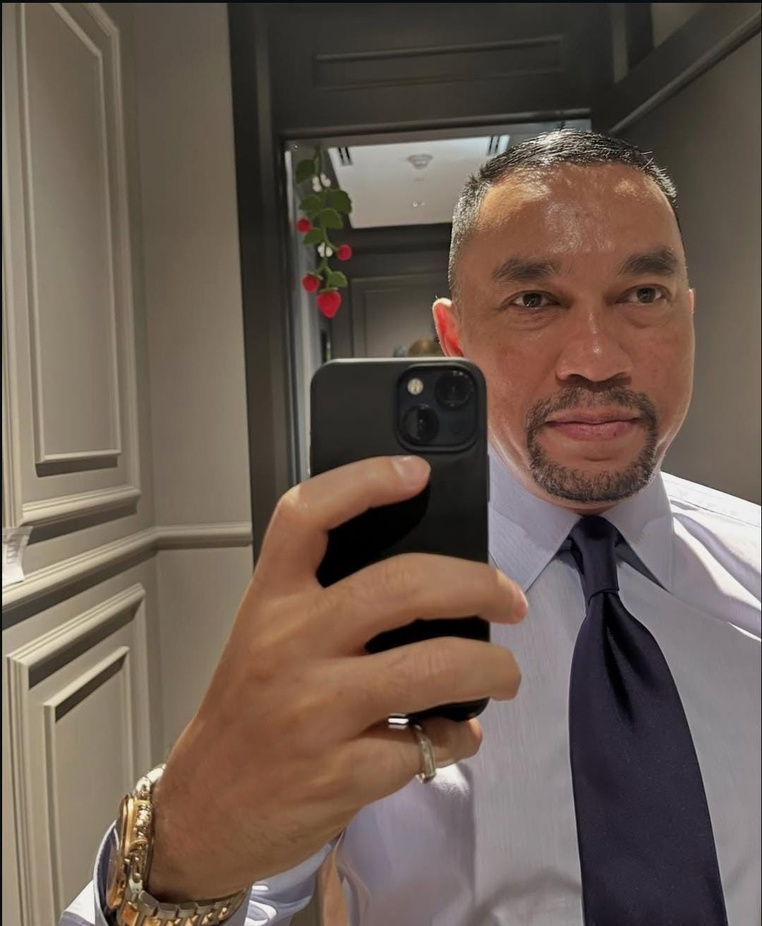
#> input picture roni.jpeg, 762 x 926 px, shrunk from 1080 x 1312 before the run
$ python translation.py
#> lines starting #> are read from the running program, lines starting #| are printed output that depends on the picture
import cv2
import numpy as np
import matplotlib.pyplot as plt

# Membaca gambar seperti biasa
img = cv2.imread("roni.jpeg")
#> img is the input picture: shape (926, 762, 3); mean B, G, R 81.2, 91.7, 107.4
img = cv2.cvtColor(img, cv2.COLOR_BGR2RGB)

tinggi, lebar = img.shape[:2]
#> tinggi = 926; lebar = 762

# ini proses translasi
M = np.float32([
    [1, 0, 150],
    [0, 1, 75]
])

# Melakukan translasi
hasil = cv2.warpAffine(
    img, M, (lebar, tinggi)
)
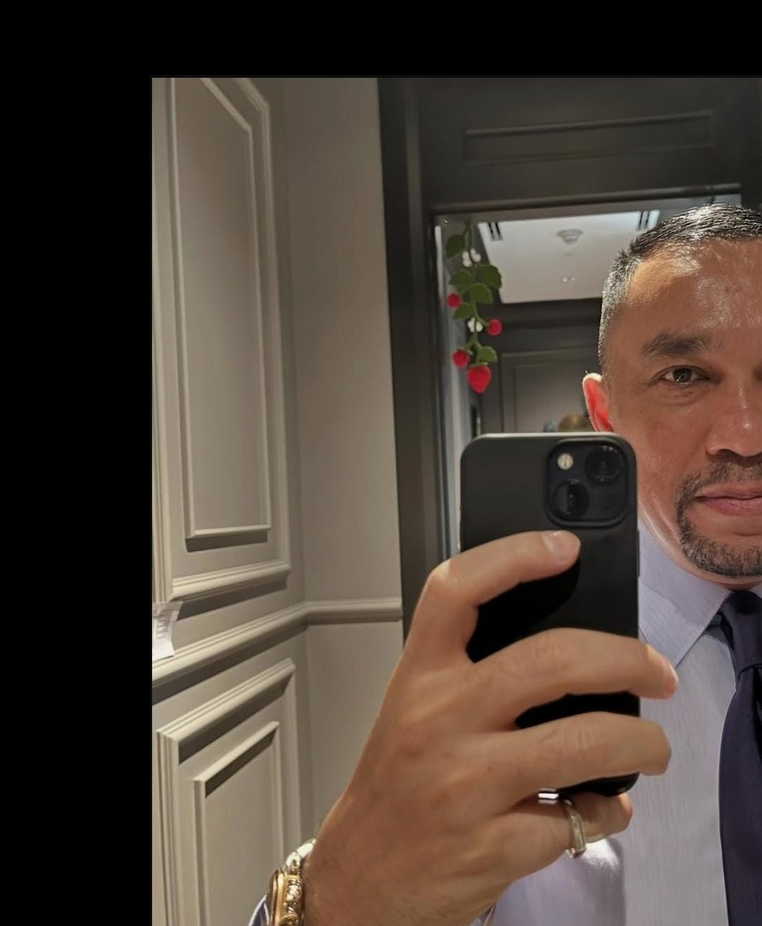
#> hasil: shape (926, 762, 3); mean R, G, B 79.9, 67.4, 57.9

# Menampilkan hasil
plt.figure(figsize=(9, 4))

plt.subplot(1, 2, 1)
plt.imshow(img)
plt.title("Citra Asli")
plt.axis("off")

plt.subplot(1, 2, 2)
plt.imshow(hasil)
plt.title("Hasil Translation")
plt.axis("off")

plt.show()
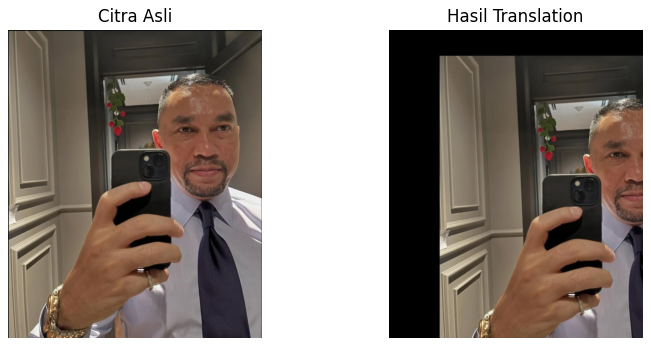
#> figure drawn by matplotlib, 2 panels

$ run again, with horizontal_flip.jpg copied over roni.jpeg
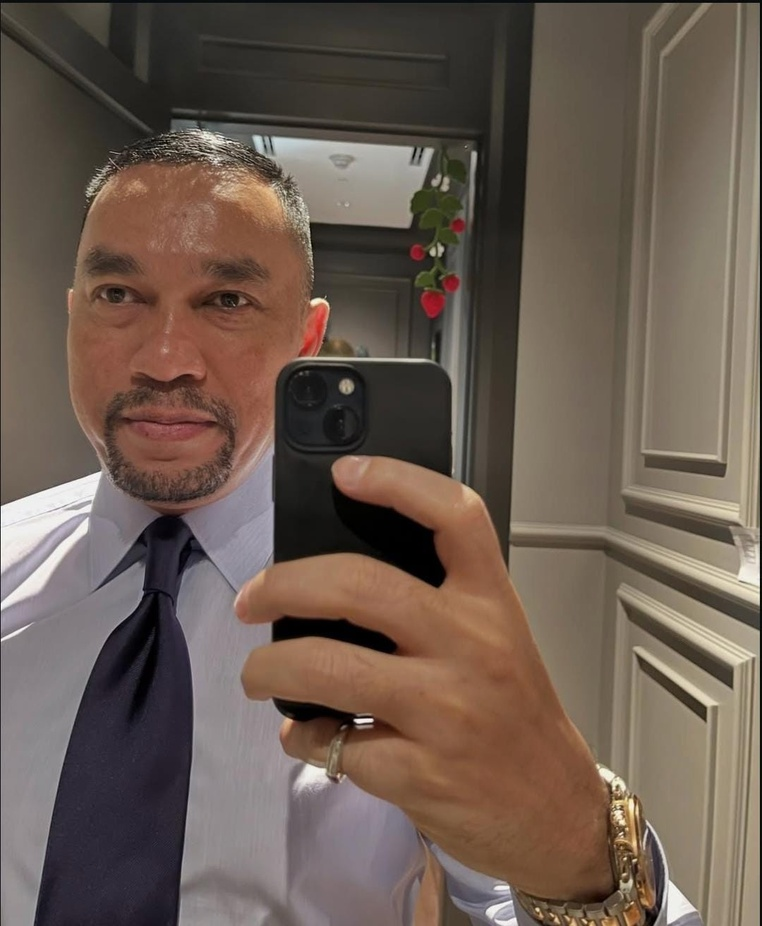
#> input picture horizontal_flip.jpg, 762 x 926 px, shrunk from 1080 x 1312 before the run
#> img is the input picture: shape (926, 762, 3); mean B, G, R 81.2, 91.7, 107.4
#> `hasil = cv2.warpAffine( img, M, (lebar, tinggi) )`:
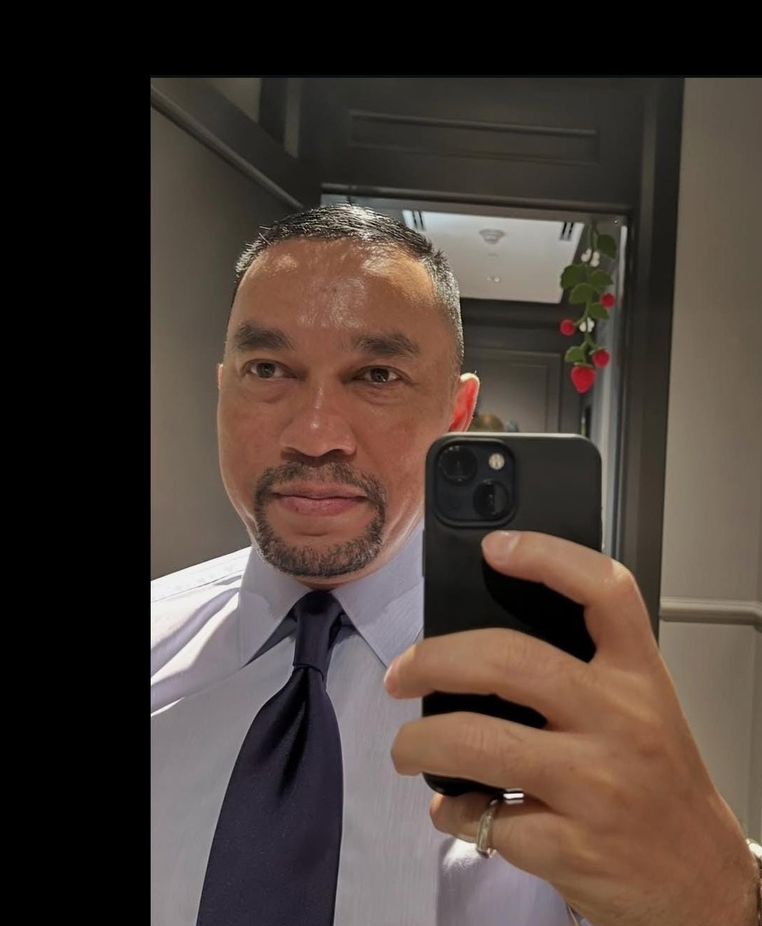
#> hasil: shape (926, 762, 3); mean R, G, B 75, 62.5, 55.5
#> `plt.show()`:
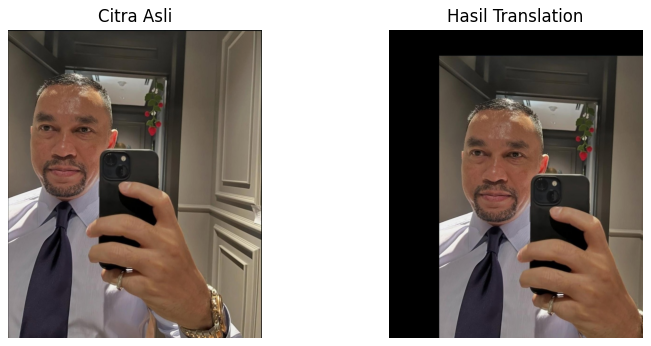
#> figure drawn by matplotlib, 2 panels
